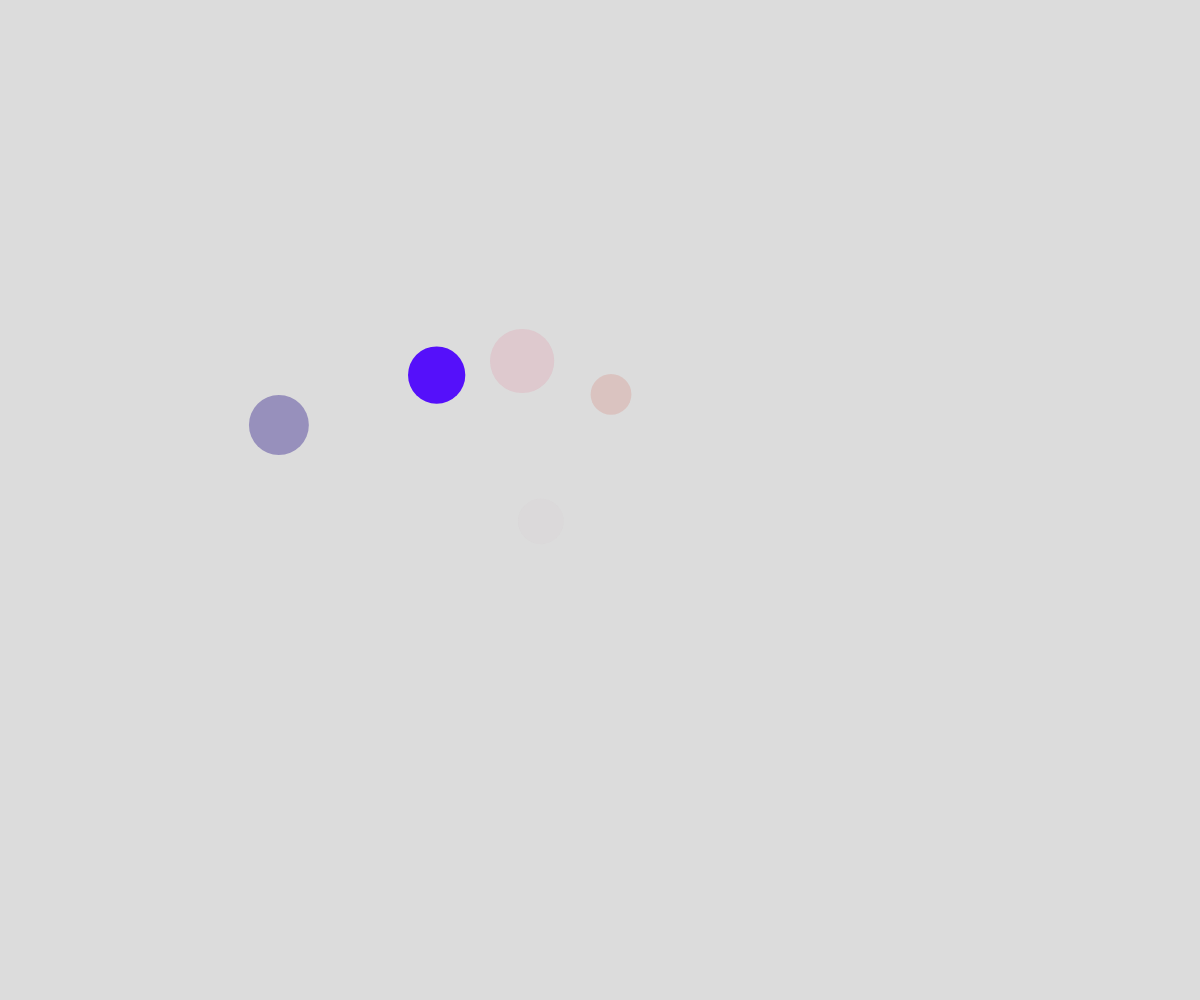
Frame 1 (no input)
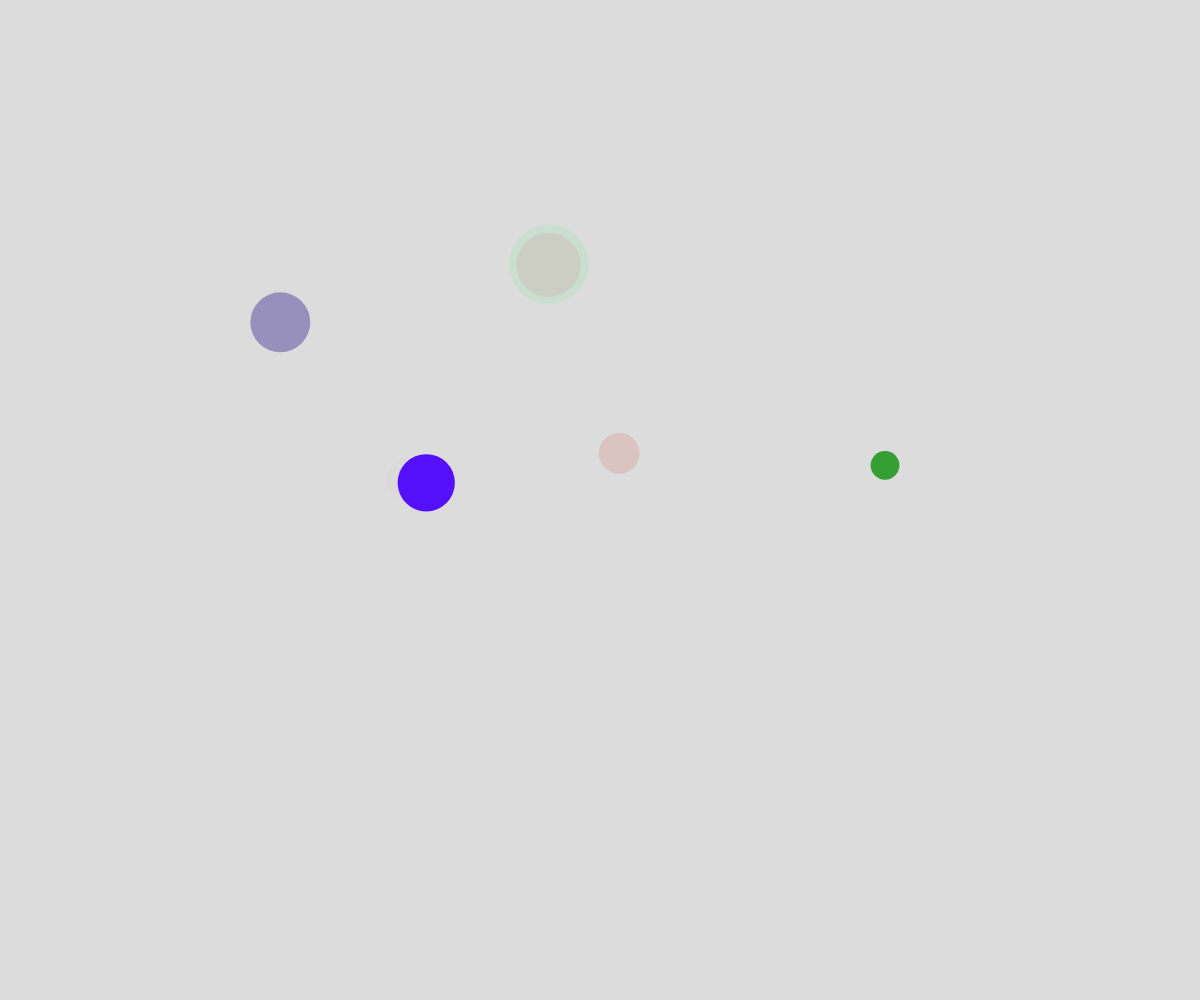
Frame 60 (no input)
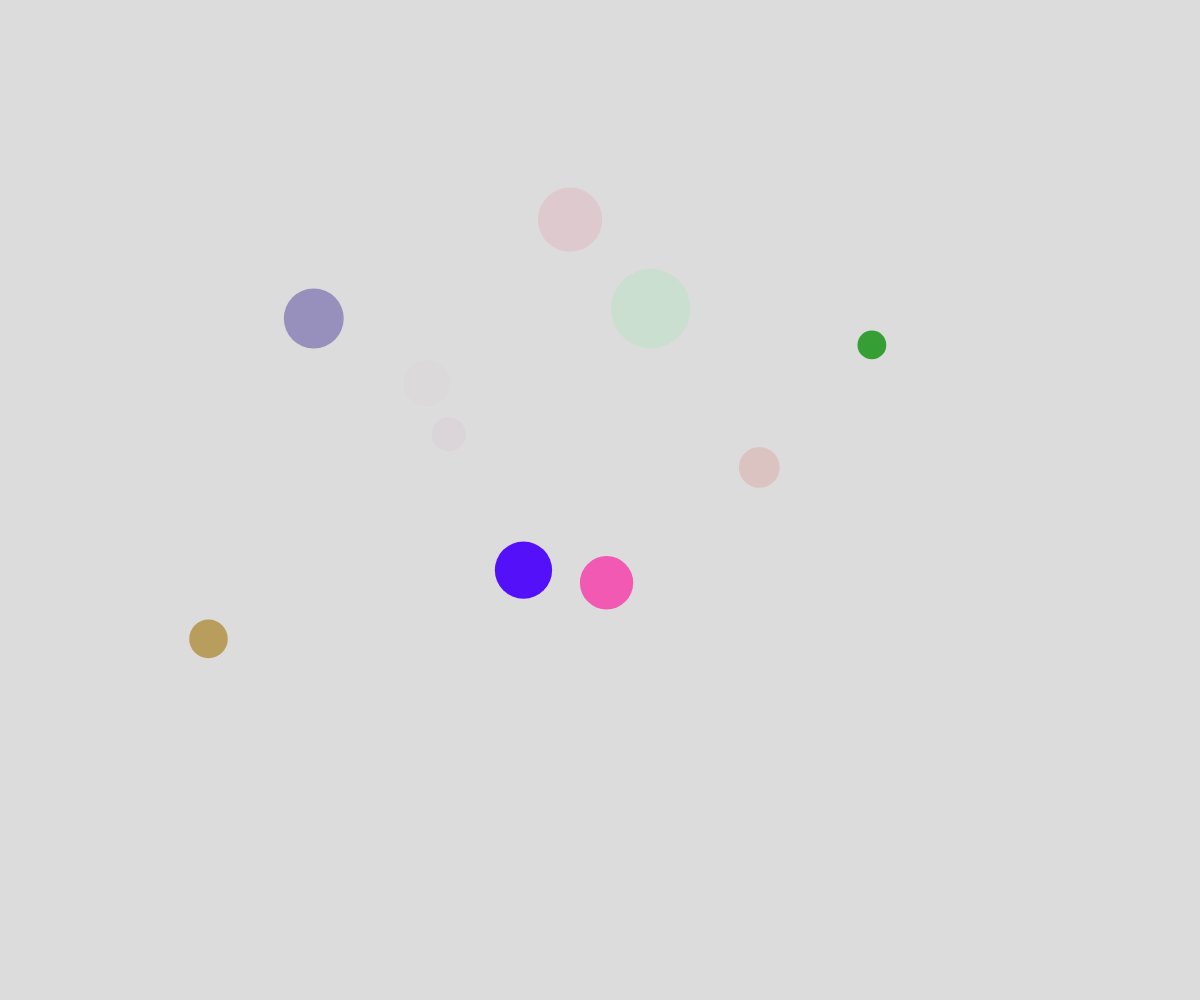
Frame 120 (the mouse pressed at the canvas centre since frame 60)

The p5.js sketch that drew these frames (run headless with seeded random() and noise() and a simulated clock; from frame 60 on, the mouse is pressed at the canvas centre):

// p5.js sketch
// ── sketch.js
// bubble poper demo
// Navya Sauhta
// 10 oct 2024
//
// Extra for Experts:
// - describe what you did to take this project "above and beyond"

let theBubbles =[];
let deathLocations = [];

function setup() {
  createCanvas(windowWidth, windowHeight);
  for(i = 0; i < 5; i++){
    spawnBubble();
  }

  //creat bubbles every second
  window.setInterval(spawnBubble, 500);
}

function draw() {
  background(220);
  // moveBubblesRandomly();
  moveBubbleWithNoise();
  displayBubbles();
  displayGraves();
}

function displayGraves(){
  for ( let grave of deathLocations){
    textAlign(CENTER, CENTER);
    fill("black");
    text("X", grave.x, grave.y);

  }
}

function mousePressed(){
  for(let bubble of theBubbles){
    if (clickedOnBubble(mouseX, mouseY, bubble)){
      let theIndex = theBubbles.indexOf(bubble);
      theBubbles.splice(theIndex, 1);
      undertaker(mouseX, mouseY);
    }
  }
}

function undertaker(theX, theY){
  let grave = {
    x: theX,
    y: theY,
  };
  deathLocations.push(grave);

}

function clickedOnBubble(x, y, theBubble){
  let distanceAway = dist(x, y, theBubble.x, theBubble.y);
  return distanceAway < theBubble.radius;
}

function moveBubbleWithNoise(){
  for (let bubble of theBubbles){
    bubble.x = noise(bubble.timeX) * width;
    bubble.y = noise(bubble.timeY) * height;

    bubble.timeX += bubble.deltaTime;
    bubble.timeY += bubble.deltaTime;
  }
}

function moveBubblesRandomly(){
  for(let bubble of theBubbles){
    let choice = random(100);
    if(choice < 50) {
      //move up
      bubble.y -= bubble.speed;
    }
    else if (choice < 65){
      //move down
      bubble.y += bubble.speed;
    }
    else if (choice < 75){
      //move right
      bubble.x += bubble.speed;
    }
    else {
      //move left
      bubble.x -= bubble.speed;
    }
  }
}

function displayBubbles(){
  for(let bubble of theBubbles) {
    noStroke();
    fill(bubble.r, bubble.g, bubble.b, bubble.alpha);
    circle(bubble.x, bubble.y, bubble.radius * 2);
  }
}

function spawnBubble() {
  let someBubble = {
    x: random(0, width),
    y: height + random(0, 50),
    speed: random(2, 5),
    radius: random(10, 40),
    r: random(255),
    g: random(255),
    b: random(255),
    alpha: random(255),
    timeX: random(10000000),
    timeY: random(10000000),
    deltaTime: 0.003,

  };
  theBubbles.push(someBubble);
}
